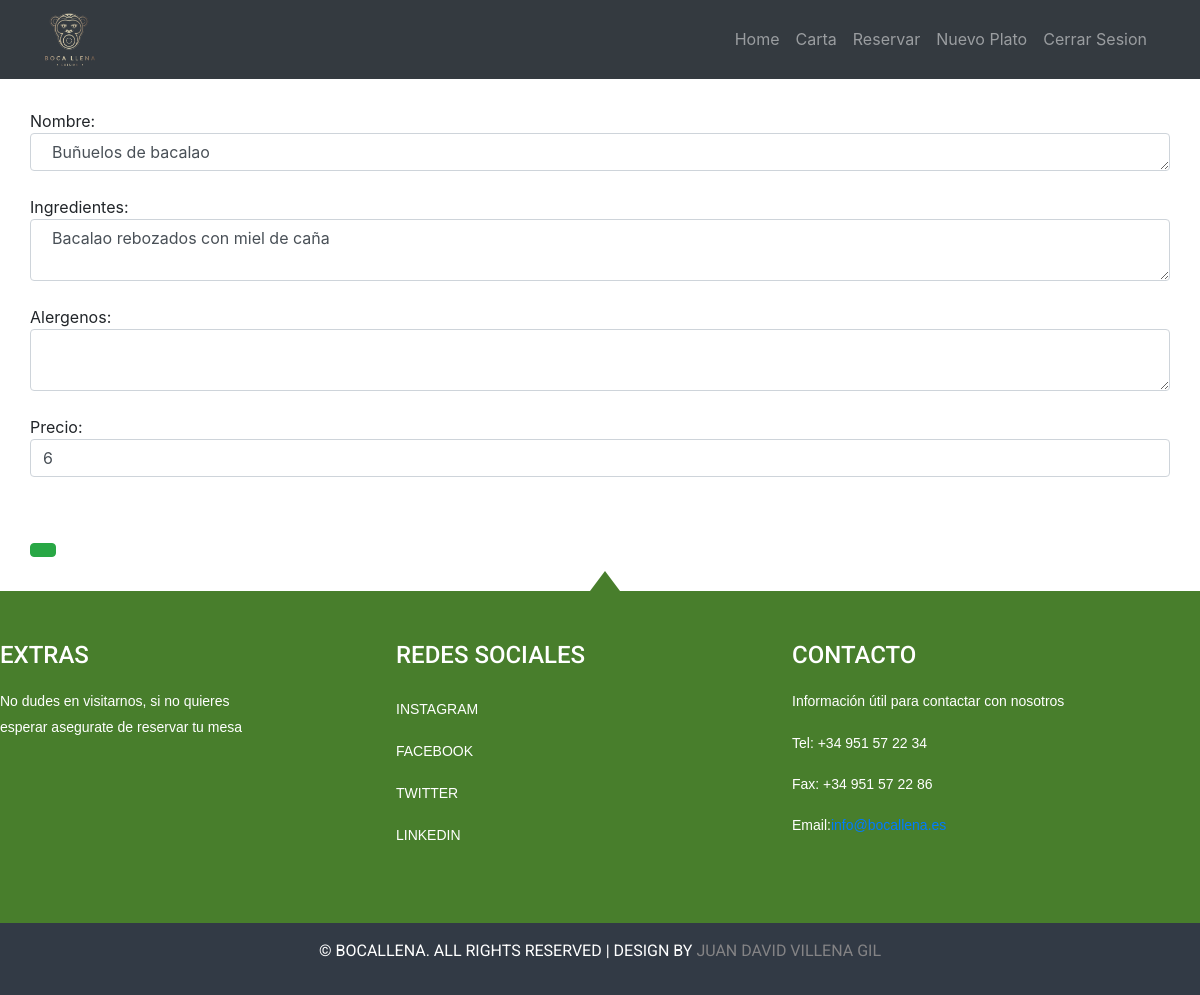
Screenshot of /modificar.php?id=5 with the database file from the repository.
### tables this page shows
CREATE TABLE `plato` (
  `idPlato` int(11) NOT NULL,
  `nombre` varchar(255) NOT NULL,
  `foto` varchar(255) DEFAULT NULL,
  `ingredientes` varchar(255) NOT NULL,
  `precio` int(11) NOT NULL,
  `alergeno` varchar(255) DEFAULT NULL,
  `disponible` tinyint(1) NOT NULL DEFAULT 1,
  `idTipo` int(11) DEFAULT NULL
);

### libs/Database.php (called while the page is built, shortened)
<?php
	class pdoDatabase
	{
		private $host = "localhost" ;
		private $dbName ;
		private $dbUser ;
		private $dbPass ;
		private $sqli = null ;
		private $result = null ;
		private static $instance = null ;
		private function __construct($dbu, $dbp, $dbn)
		{
			$this->dbUser = $dbu ;
			$this->dbPass = $dbp ;
			$this->dbName = $dbn ;
		}
		public static function getInstance($dbu, $dbp, $dbn)
		{
			if (pdoDatabase::$instance==null)
				pdoDatabase::$instance = new pdoDatabase($dbu, $dbp, $dbn) ;
			return pdoDatabase::$instance ;
		}
		private function connect()
		{
            try{
                $this->sqli = new PDO("mysql:host=$this->host;dbname=$this->dbName","$this->dbUser","$this->dbPass")
                                        or die("ERROR: Ha fallado la conexión con la base de datos.") ;
            }catch(PDOException $e){
                die(“ERROR:: “.$e->getMessage());
            }
		}
		public function queryPdo($sql,$parametros):bool
		{
            $this->result = $this->sqli->prepare($sql);
            $this->result->execute($parametros);
			if (is_object($this->result))
				return ($this->result->rowCount() > 0);
			return $this->result ;
		}
		public function getObject($cls = "StdClass")
		{
			return $this->result->fetchObject($cls) ;
		}
	}

### libs/Plato.php (called while the page is built, shortened)
<?php
class Plato{
    private $nombre;
    private $precio;
    private $alergeno;
    private $ingredientes;
    public function getPrecio(){
        return $this->precio;
    }
    public function getNombre(){
        return $this->nombre;
    }
    public function getIngredientes(){
        return $this->ingredientes;
    }
    public function getAlergeno(){
        return $this->alergeno;
    }
}

### modificar.php (the view, shortened to what this page needs)
<?php
require_once 'libs/Database.php';
require_once 'libs/Plato.php';
$db = pdoDatabase::getInstance('root', '','plantillamenu');
$id = $_GET['id'];
$parametros= [$id];
if(!$db->queryPdo("SELECT * FROM plato WHERE idPlato=?",$parametros)){
    $mensaje = 'No se ha encontrado el plato';
}
?>
<?php
require_once 'libs/navbar.php';
?>
<?php while ($item = $db->getObject('Plato')):?>
    <div class="form-group">
<form method="post" action="carta.php" class="centrar">
  Nombre:<br>
  <textarea  class="form-control" type="text" name="nombre" rows="1" cols="50">
  <?=$item->getNombre()?>
  </textarea>
  <br>
  Ingredientes:<br>
  <textarea type="text" class="form-control"cols="100" name="ingredientes" >
  <?=$item->getIngredientes()?>
  </textarea><br>
  Alergenos:<br>
  <textarea type="text"class="form-control" cols="100" name="alergenos" >
    <?=$item->getAlergeno()?>
  </textarea><br>
  Precio:<br>
  <input type="text"class="clear-form form-control " name="precio" value=<?=$item->getPrecio()?>>
  <button type="submit" class="btn btn-success ">
</form>
    </div>
    <?php endwhile; ?>
<?php require_once 'libs/footer.php';

### css/style.css (style rules this page uses)
html,body,div,span,applet,object,iframe,h1,h2,h3,h4,h5,h6,p,blockquote,pre,a,abbr,acronym,address,big,cite,code,del,dfn,em,img,ins,kbd,q,s,samp,small,strike,strong,sub,sup,tt,var,b,u,i,dl,dt,dd,ol,nav ul,nav li,fieldset,form,label,legend,table,caption,tbody,tfoot,thead,tr,th,td,article,aside,canvas,details,embed,figure,figcaption,footer,header,hgroup,menu,nav,output,ruby,section,summary,time,mark,audio,video { margin:0;padding:0;border:0;font-size:100%;font:inherit;vertical-align:baseline; }
body { font-family:Arial, Helvetica, sans-serif; }
.clear-form { margin-bottom: 60px; }
.centrar { margin: 30px; }

### rows the page displays
plato: nombre "Buñuelos de bacalao", ingredientes "Bacalao rebozados con miel de caña", precio "6"
